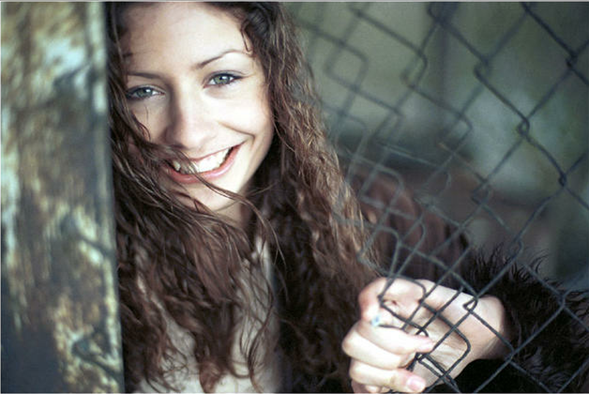
#> input picture tmp/hw6/22773484_1561712953889102_988771220_n.png, 589 x 394 px
$ python hw6.py   (Python 2 division)
#> lines starting #> are read from the running program, lines starting #| are printed output that depends on the picture
import sys
sys.path.append('/usr/local/lib/python2.7/site-packages')
import cv2
import numpy as np
from matplotlib import pyplot as plt

img = cv2.imread('./tmp/hw6/22773484_1561712953889102_988771220_n.png',0)
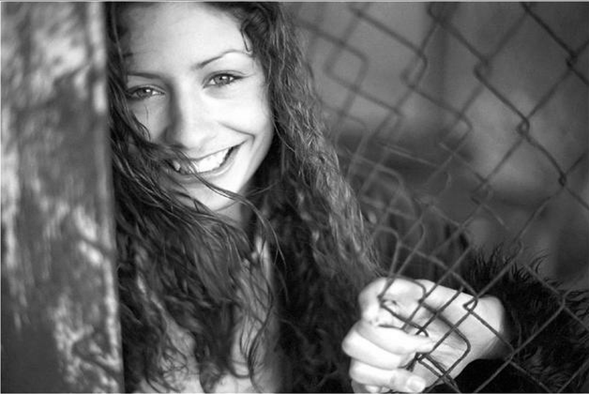
#> img: shape (394, 589); min 0, max 255, mean 95.5
f = np.fft.fft2(img)
fshift = np.fft.fftshift(f)
magnitude_spectrum = 20*np.log(np.abs(fshift))
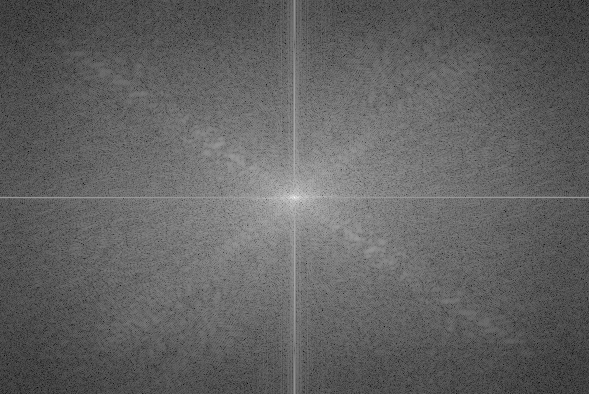
#> magnitude_spectrum: shape (394, 589) float64; min 20.98, max 338.3, mean 143.3; drawn with min black and max white
rows, cols = img.shape
#> rows = 394; cols = 589
crow,ccol = rows/2 , cols/2
#> crow = 197; ccol = 294
fshift[crow-30:crow+30, ccol-30:ccol+30] = 0
f_ishift = np.fft.ifftshift(fshift)
img_back = np.fft.ifft2(f_ishift)
img_back = np.abs(img_back)
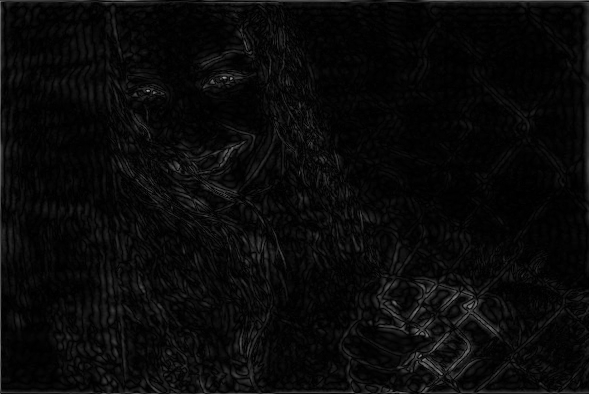
#> img_back: shape (394, 589) float64; min 0.00473, max 158.5, mean 9.8

plt.subplot(131),plt.imshow(img, cmap = 'gray')
plt.title('Input Image'), plt.xticks([]), plt.yticks([])
plt.subplot(132),plt.imshow(img_back, cmap = 'gray')
plt.title('Image after HPF'), plt.xticks([]), plt.yticks([])
plt.subplot(133),plt.imshow(img_back)
plt.title('Result in JET'), plt.xticks([]), plt.yticks([])

plt.show()
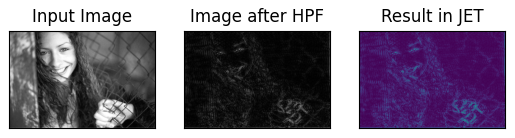
#> figure drawn by matplotlib, 3 panels
